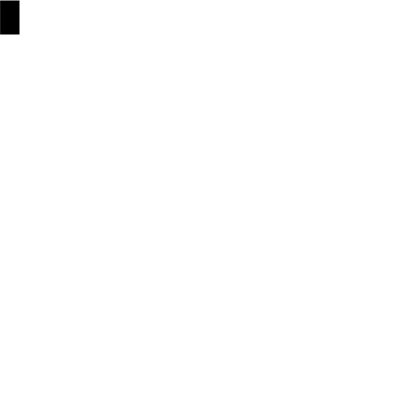
Frame 1 (no input)
Frame 60 (no input): identical to frame 1, image omitted
Frame 120 (the mouse pressed at the canvas centre since frame 60): identical to frame 1, image omitted

The p5.js sketch that drew this single still picture (run headless with seeded random() and noise() and a simulated clock; from frame 60 on, the mouse is pressed at the canvas centre):

// p5.js sketch
// ── sketch.js

function setup() {

    createCanvas(400, 400);
    
    background("white");
    
    }
    
    function draw() {
    
    stroke("white");
    
    fill("black");
    
    if(mouseIsPressed === false){
    
    rect(mouseY, mouseX,20, 35);
    
    }
    
    }
